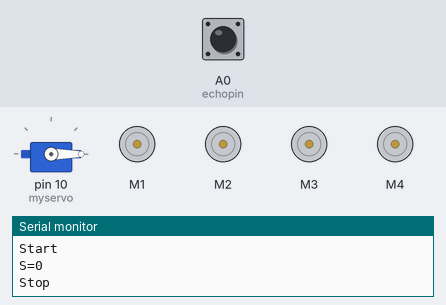
A sketch run on a simulated Arduino Uno, built with avr-gcc and run on an emulated ATmega328P. Shown: servo, 4 × DC motor (green arrow = forward, orange = backward, longer = faster), the last lines printed to the serial monitor. The inputs (shaded band) are chosen by the test bench; at power-on: A0 (echopin) LOW.

Above: at 1.2 s.
1.3 s: A0 (echopin) pulsed HIGH 2 times (0.12 s each, 0.3 s apart)
At 2.8 s:
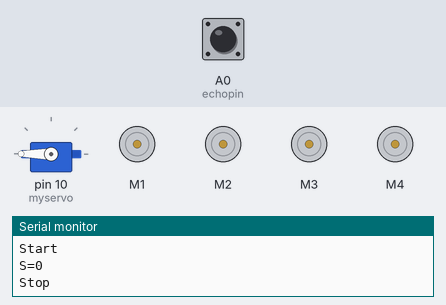
At 4.2 s:
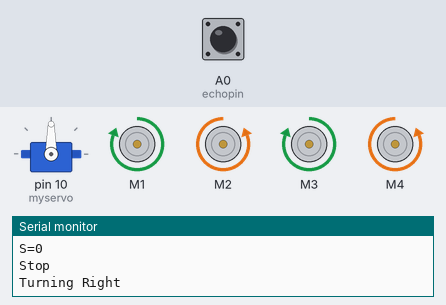
4.9 s: A0 (echopin) pulsed HIGH 5 times (0.12 s each, 0.3 s apart)
At 6.4 s:
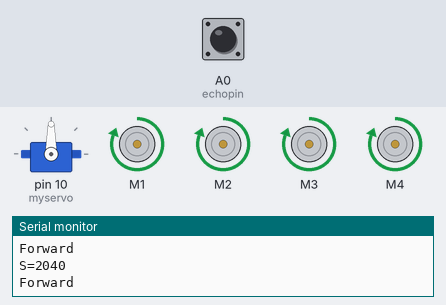
Timing chart, 0 to 14.7 s (numbered marks = the images above; inputs shaded):
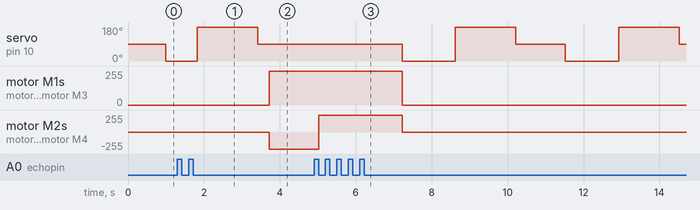

Measured:
- after the input at 1.3 s, motor M1, motor M3: stopped → forward 255/255 after 2.4 s; motor M2, motor M4: stopped → backward 255/255 after 2.4 s
- after the input at 4.9 s, motor M1, motor M3: forward 255/255 → stopped after 2.3 s instead of 0.62 s; motor M2, motor M4: backward 255/255 → forward 255/255 after 0.12 s, → stopped 2.2 s later

The sketch:

arduino_project.ino
```cpp
#include "AFMotor.h"
#include <Servo.h>
#define echopin A0 // echo pin
#define trigpin A5 // Trigger pin
Servo myservo;
const int MOTOR_1 = 1;
const int MOTOR_2 = 2;
const int MOTOR_3 = 3;
const int MOTOR_4 = 4;
AF_DCMotor motor1(MOTOR_1, MOTOR12_64KHZ); // create motor object
AF_DCMotor motor2(MOTOR_2, MOTOR12_64KHZ); // create motor object
AF_DCMotor motor3(MOTOR_3, MOTOR12_64KHZ); // create motor object
AF_DCMotor motor4(MOTOR_4, MOTOR12_64KHZ); // create motor object
int d_L, d_F, d_R;
long duration;
int set = 20;
void setup()
{
  Serial.begin(9600);           // Initialize serial port
  Serial.println("Start");
  myservo.attach(10);
  myservo.write(90);
  pinMode (trigpin, OUTPUT);
  pinMode (echopin, INPUT );
  motor1.setSpeed(255);          // set the motor speed to 0-255
  motor2.setSpeed(255);
  motor3.setSpeed(255);          // set the motor speed to 0-255
  motor4.setSpeed(255);
}

void loop() {
 d_F = data();
 Serial.print("S=");
 Serial.println(d_F);
  if (d_F > set)
  {
    Serial.println("Forward");
    motor1.run(FORWARD);         // turn it on going forward
    motor2.run(FORWARD);
    motor3.run(FORWARD);         // turn it on going forward
    motor4.run(FORWARD);
  }
  else
  {
    checkdir();
  }
}
long data()               //This function checks the distance using ultrasonic sensor and returns it
{
  digitalWrite(trigpin, LOW);
  delayMicroseconds(2);
  digitalWrite(trigpin, HIGH);
  delayMicroseconds(10);
  duration = pulseIn(echopin, HIGH);      //pulseIn() Returns the duration in which the echo of the pulse is recieved.
  return duration*0.034/2;                //Multiplying the duration by the speed of light and dividing by 2 to get one way distance of the pulse(echo) wave
}
void compDis()
{
  if (d_L > d_R)          //If left distance greater than right distance...turning towards left
  {
    Serial.println("Turning Left");
    motor1.run(BACKWARD);
    motor3.run(BACKWARD);
    motor4.run(FORWARD);
    motor2.run(FORWARD);
    delay(800);
  }
  else if (d_R > d_L)     //If RIGHT distance greater than LEFT distance...turning towards Right
  {
    Serial.println("Turning Right");
    motor1.run(FORWARD);
    motor2.run(BACKWARD);
    motor3.run(FORWARD);
    motor4.run(BACKWARD);
    delay(800);
  }
}
void checkdir()
{
    Serial.println("Stop");
    motor1.run(RELEASE);         // stopped
    motor2.run(RELEASE);
    motor3.run(RELEASE);         // stopped
    motor4.run(RELEASE);
    myservo.write(0);           //Turning the servo motor towards Right
    delay(300);
    d_R = data();        //Reading the distance(right)
    delay(100);
    myservo.write(180);         //Turning the servo motor towards Left
    delay(500);
    d_L = data();        //Reading the Distance(left)
    delay(100);
    myservo.write(90);          //Turning towards front
    delay(300);
    compDis();          //Comparing Distances of both directions using function
}
```
